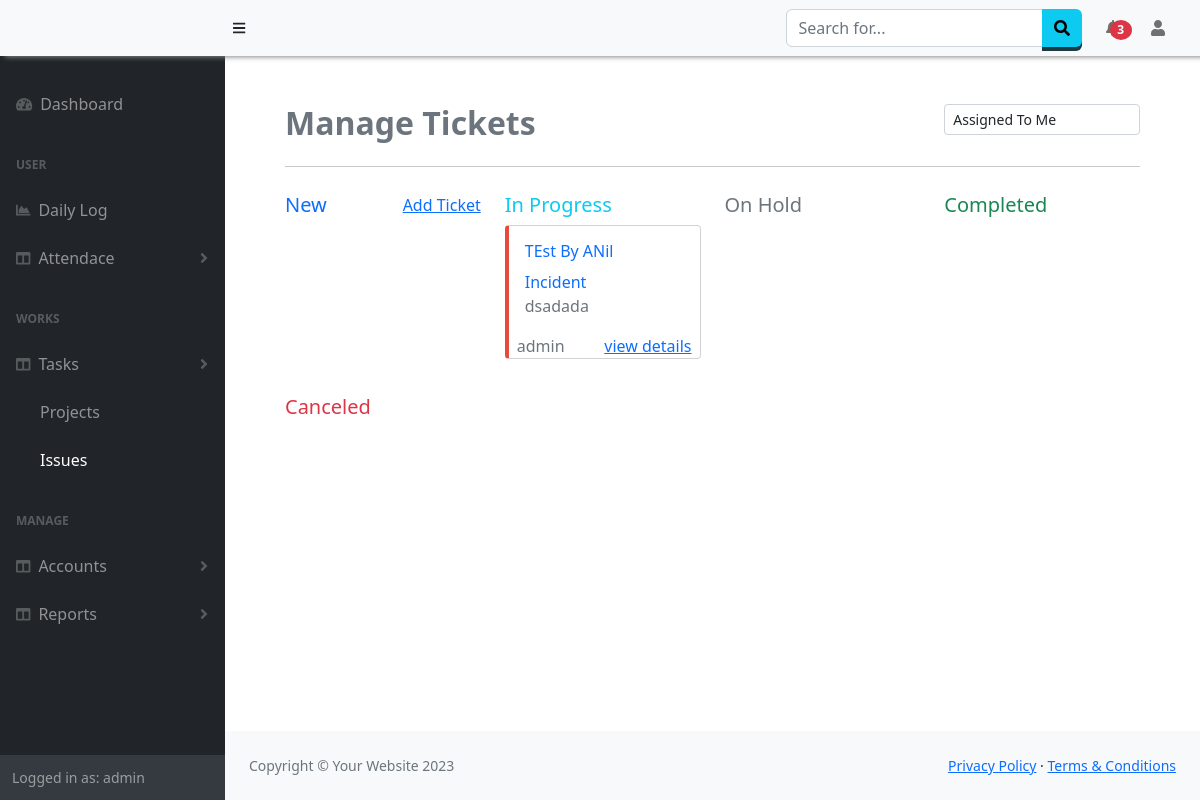
Screenshot of /Issue/ (signed in) with the database file from the repository.
### Issue/models.py (models this page shows, shortened)
class Ticket(models.Model):
    ticket_name= models.CharField(max_length=30)
    ticket_type= models.CharField(max_length=30)
    short_desc= models.CharField(max_length=130,null=True)
    open_date= models.DateField(auto_now=True)
    affected_user= models.ForeignKey(employee,null=True,on_delete=models.SET_NULL)
    priority= models.CharField(max_length=30)
    state= models.CharField(max_length=30,default="New",null=True)
    last_updated= models.DateTimeField(auto_now=True)
    assigned_grp= models.CharField(max_length=30,null=True)
    assigned_to= models.ForeignKey(User,on_delete=models.SET_NULL,null=True)
    email= models.EmailField(max_length=100,null=True)
    comments= models.CharField(max_length=120,null=True)

### Issue/views.py (the view)
# urls.py: path('', views.index, name="allcustomers"),
def index(request):
    allusers =User.objects.all().values('id','username')
    ticket = Ticket.objects.all()
    mytickets = Ticket.objects.filter(assigned_to= request.user)
    customer = employee.objects.all().values()
    dic = {
        'ticket':ticket,
        'users':list(allusers[0]),
        'customer':list(customer),
        'mytickets':mytickets
        }
    return render(request, 'Issues/allIssues.html', dic)

### Issue/templates/Issues/allIssues.html (shortened to what this page needs)
{% extends "base.html" %}
{% block script %}
<link href="/static/css/drag-n-drop.css" rel="stylesheet" />
{% endblock %}
{% block content %}
<div class="container">
    <div class="table-wrapper">
        <div class="table-title">
            <div class="row d-flex justify-content-between">
                <div class="col-sm-4 col-md-6 col-xs-8 col-12 text-secondary">
                    <h2><b>Manage Tickets</b></h2>
                </div>
                <div class="col-sm-3 col-12">
                    <select id="sview" class="form-control form-control-sm">
                        <option value="assignedcard">Assigned To Me</option>
                    </select>
                </div>
            </div>
        </div><hr>
        <div id="myAssignedView" class="mt-2 mb-3">
            <div class="row">
                <div class="column column-todo col-12 col-md-3 col-sm-6" id="new" ondrop="drop(event)" ondragover="allowDrop(event)" >
                    <div class="d-flex justify-content-between">
                        <div ><h5 class="text-primary">New</h5></div>
                        <div ><a href="#" data-bs-toggle="modal" data-bs-target="#ticketModal"><span>Add Ticket</span></a></div>
                    </div>
                </div>
                <div class="column column-todo col-12 col-md-3 col-sm-6" id="inprogress" ondrop="drop(event)" ondragover="allowDrop(event)">
                    <div class="d-flex justify-content-between">
                        <div ><h5 class="text-info">In Progress</h5></div>
                    </div>
                    {%for i in mytickets %}
                    {% if i.state == 'InProgress' %}
                    <div draggable="true" ondragstart="drag(event)" data-id="{{i.id}}" class="card  mb-3 rounded-1" style="border-left: 0.25rem solid{% if i.priority == 'high' %}#e74a3b{% elif i.priority == 'medium' %}#36b9cc{% elif i.priority == 'low' %}#4e73df {% endif %};">
                        <div class="card-body text-primary">
                        <h6 class="card-title">{{i.ticket_name}}</h6>
                        <span class="fw-light">{{i.ticket_type}}</span>
                        <p class="card-text text-secondary mt-0"> {{i.short_desc}}</p>
                        </div>
                        <div class="d-flex justify-content-between">
                            <div ><span class="ms-2 text-secondary">{{i.assigned_to}}</span></div>
                            <div ><span class="me-2"><a href="{% url 'issueDetails' issueid=i.id %}">view details</a></span></div>
                        </div>
                    </div>
                    {% endif %}
                    {% endfor %}
                </div>
                <div class="column column-todo col-12 col-md-3 col-sm-6" id="hold" ondrop="drop(event)" ondragover="allowDrop(event)">
                    <div class="d-flex justify-content-between">
                        <div ><h5 class="text-secondary">On Hold</h5></div>
                    </div>
                </div>
                <div class="column column-todo col-12 col-md-3 col-sm-6" id="complete" ondrop="drop(event)" ondragover="allowDrop(event)">
                    <div class="d-flex justify-content-between">
                        <div ><h5 class="text-success">Completed</h5></div>
                    </div>
                </div>
                <div class="column column-todo col-12 col-md-3 col-sm-6" id="canceled" ondrop="drop(event)" ondragover="allowDrop(event)">
                    <div class="d-flex justify-content-between">
                        <div ><h5 class="text-danger">Canceled</h5></div>
                    </div>
                </div>
            </div>
        </div>
    </div>
</div>
{% endblock %}

### templates/base.html (shortened to what this page needs)
<!DOCTYPE html>
<html lang="en">
    <head>
        <link href="https://cdn.jsdelivr.net/npm/simple-datatables@7.1.2/dist/style.min.css" rel="stylesheet" />
        <link href="/static/css/styles.css" rel="stylesheet" />
        <link href="/static/css/customSB.css" rel="stylesheet" />
        {% block script %}
        {% endblock %}
    </head>
    <body class="sb-nav-fixed" >
        <nav class="sb-topnav navbar navbar-expand-sm navbar-light bg-light fixed-top" style=" box-shadow: 5px 1px 5px #888888;">
            <a class="navbar-brand ps-3 bg-light" href="{% url 'home' %}">{{request.session.company}}</a>
            <button class="btn btn-link btn-sm order-2 order-lg-0 me-4 me-lg-0" id="sidebarToggle" href="#!"><i class="fas fa-bars"></i></button>
            <form class="d-none d-md-inline-block form-inline ms-auto me-0 me-md-3 my-2 my-md-0">
                <div class="input-group">
                    <input class="form-control" type="text" placeholder="Search for..." aria-label="Search for..." aria-describedby="btnNavbarSearch" />
                    <button class="btn btn-info" id="btnNavbarSearch" type="button"><i class="fas fa-search"></i></button>
                </div>
            </form>
            <ul class="navbar-nav ms-auto ms-md-0 ">
                <li class="nav-item dropdown">
                    <a class="nav-link dropdown-toggle" id="navbarDropdown" href="#" role="button" data-bs-toggle="dropdown" aria-expanded="false"> <span class="badge badge-sm badge-danger badge-counter bg-danger rounded-circle " style="margin-left:-10px;">3</span></a>
                </li>
            </ul>
            <ul class="navbar-nav  ms-md-0 me-3 me-lg-4">
                <li class="nav-item dropdown">
                    <a class="nav-link dropdown-toggle" id="navbarDropdown" href="#" role="button" data-bs-toggle="dropdown" aria-expanded="false"><i class="fas fa-user fa-fw"></i></a>
                </li>
            </ul>
        </nav>
        <div id="layoutSidenav">
            <div id="layoutSidenav_nav">
                <nav class="sb-sidenav accordion sb-sidenav-dark" id="sidenavAccordion" >
                    <div class="sb-sidenav-menu" >
                        <div class="nav">
                            <a class="nav-link mt-4" href="{% url 'home' %}">
                                <div class="sb-nav-link-icon"><i class="fas fa-tachometer-alt"></i></div>
                                <span style="{% if request.path == '/' %}color:white;{% endif %}">Dashboard<span>
                            </a>
                            <div class="sb-sidenav-menu-heading">User</div>
                            <a class="nav-link" href="{% url 'dailylog' %}">
                                <div class="sb-nav-link-icon"><i class="fas fa-chart-area"></i></div>
                                <span style="{% if request.path == '/Worklog/dailylog/' %}color:white;{% endif %}">Daily Log<span>
                            </a>
                            <a class="nav-link collapsed" href="#" data-bs-toggle="collapse" data-bs-target="#collapseAttendance" aria-expanded="false" aria-controls="collapseLayouts">
                                <div class="sb-nav-link-icon"><i class="fas fa-columns"></i></div>
                                Attendace
                                <div class="sb-sidenav-collapse-arrow"><i class="fas fa-angle-down"></i></div>
                            </a>
                            <div class="sb-sidenav-menu-heading">Works</div>
                            <a class="nav-link collapsed" href="#" data-bs-toggle="collapse" data-bs-target="#collapseLayouts" aria-expanded="false" aria-controls="collapseLayouts">
                                <div class="sb-nav-link-icon"><i class="fas fa-columns"></i></div>
                                Tasks
                                <div class="sb-sidenav-collapse-arrow"><i class="fas fa-angle-down"></i></div>
                            </a>
                            <div class="" id="collapseLayouts" aria-labelledby="headingOne" data-bs-parent="#sidenavAccordion">
                                <nav class="sb-sidenav-menu-nested nav">
                                    <a class="nav-link" href="{% url 'aproject' %}" style="{% if request.path|slice:'9' == '/Project/' %}color:white;{% endif %}">Projects</a>
                                    <a class="nav-link" href="{% url 'index' %}" style="{% if request.path|slice:'7' == '/Issue/' %}color:white;{% endif %}">Issues</a>
                                </nav>
                            </div>
                            <div class="sb-sidenav-menu-heading">Manage</div>
                            <a class="nav-link collapsed" href="#" data-bs-toggle="collapse" data-bs-target="#collapseDetails" aria-expanded="false" aria-controls="collapseLayouts">
                                <div class="sb-nav-link-icon"><i class="fas fa-columns"></i></div>
                                Accounts
                                <div class="sb-sidenav-collapse-arrow"><i class="fas fa-angle-down"></i></div>
                            </a>
                            <a class="nav-link collapsed" href="#" data-bs-toggle="collapse" data-bs-target="#collapseReports" aria-expanded="false" aria-controls="collapseLayouts">
                                <div class="sb-nav-link-icon"><i class="fas fa-columns"></i></div>
                                Reports
                                <div class="sb-sidenav-collapse-arrow"><i class="fas fa-angle-down"></i></div>
                            </a>
                        </div>
                    </div>
                    <div class="sb-sidenav-footer">
                        <div class="small">Logged in as: {{ user.username}}</div>
                    </div>
                </nav>
            </div>
            <div id="layoutSidenav_content">
                <main class="p-5" >
                    {% block content %}
                {% endblock %}
                </main>
                <footer class="py-4 bg-light mt-auto">
                    <div class="container-fluid px-4">
                        <div class="d-flex align-items-center justify-content-between small">
                            <div class="text-muted">Copyright &copy; Your Website 2023</div>
                            <div>
                                <a href="#">Privacy Policy</a>
                                &middot;
                                <a href="#">Terms &amp; Conditions</a>
                            </div>
                        </div>
                    </div>
                </footer>
            </div>
        </div>
        <link href="https://cdnjs.cloudflare.com/ajax/libs/twitter-bootstrap/5.2.0/css/bootstrap.min.css" rel="stylesheet" type="text/css">
        <link href="https://cdn.datatables.net/1.13.1/css/dataTables.bootstrap5.min.css" rel="stylesheet" type="text/css">
    </body>
</html>

### static/css/drag-n-drop.css (style rules this page uses)
.card { margin-bottom: 10px; border-radius: 3px; cursor: pointer; cursor: grab; transition: all 0.3s cubic-bezier(0.4, 0.0, 0.2, 1); }
.column { padding: 10px; transition: all 0.3s cubic-bezier(0.4, 0.0, 0.2, 1); }
.card:last-child { margin-bottom: 0; }

### templates/base.html (style rules this page uses)
.dropdown-toggle:after { display: none !important; }
.navbar,.sb-sidenav { background-color:DodgerBlue important; }
.btn { outline: none; cursor: pointer; border: none !important; display: block; position: relative; font-size: 16px ; font-weight: 600 !important; color: #fff; text-transform: uppercase; letter-spacing: 1px; }
.btn-info { background-color: #5bc0de; box-shadow: 0 4px #1C3A42; }

### rows the page displays
Ticket: ticket_name "TEst By ANil", ticket_type "Incident", short_desc "dsadada", assigned_to "admin"

### other values shown
{{ user.username }} "admin"
